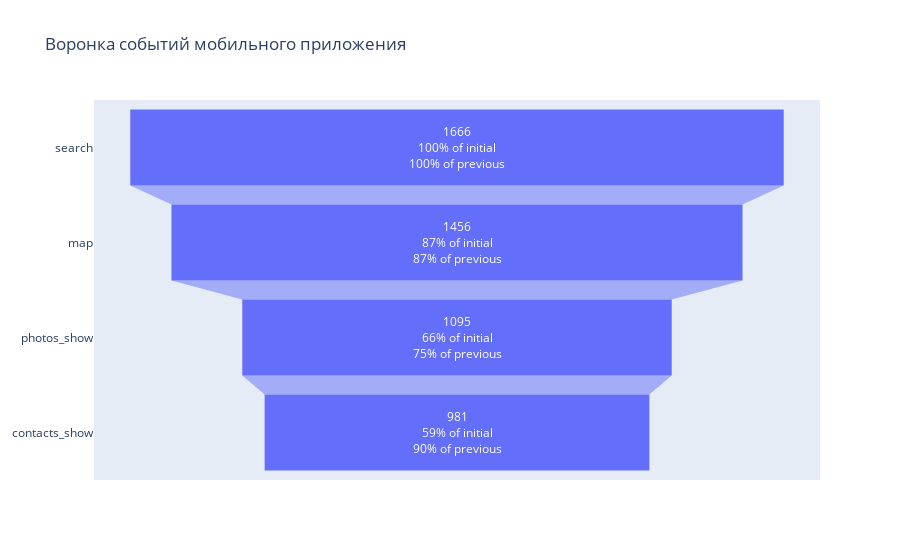

The notebook cell saved with this chart:
### Markdown cell above
Из полученной таблицы видно как вырисовывается воронка событий, и до целевого события - просмотр контакта, пользователи, обычно, совершают 4 шага: просмотр рекомендованного объявления, поисковый запрос, просмотр карты объявлений и просмотр фото в объявлении. За имеющийся период, пользователь в среднем совершил около 5 целевых событий.   
По полученным данным построим наглядную воронку событий, но, зная, что рекомендованные объявления показываются автоматически, выведем воронку без учета этого события.

### Code cell
funnel = event_funnel.query('index not in [0, 1, 3, 7, 8]')

fig = go.Figure()
fig.add_trace(go.Funnel(
    y = funnel['event_name'],
    x = funnel['uniq_users'],
    textposition = "auto",
    textinfo = "value+percent initial+percent previous"
))
fig.update_layout(title='Воронка событий мобильного приложения')
fig.show()

### Figure 1 — Plotly figure (JSON) as saved in the notebook; plotly's stock layout.template omitted (floating-point values rounded to 4 significant figures)
{"data": [{"textinfo": "value+percent initial+percent previous", "textposition": "auto", "type": "funnel", "x": [1666, 1456, 1095, 981], "y": ["search", "map", "photos_show", "contacts_show"]}], "layout": {"title": {"text": "Воронка событий мобильного приложения"}}}
